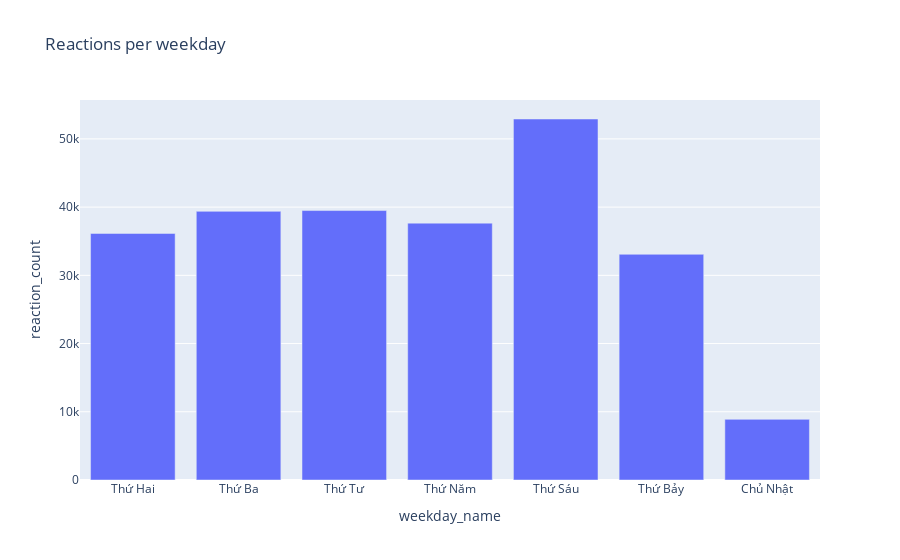

Notebook source saved alongside this figure:
### Code cell
df_wd = clean_df[['reaction_count', 'weekday']]
# Khi nhóm thì cột hour thành chỉ mục nên phải chuyển nó thành cột bằng reset_index()
df_wd= df_wd.groupby('weekday').sum().reset_index()
df_wd['weekday_name'] = df_wd['weekday'].apply(map_day_to_vietnamese)
fig = px.bar(df_wd, x='weekday_name', y='reaction_count', title='Reactions per weekday')
fig.show()

### Figure 1 — Plotly figure (JSON) as saved in the notebook; plotly's stock layout.template omitted (floating-point values rounded to 4 significant figures)
{"data": [{"alignmentgroup": "True", "hovertemplate": "weekday_name=%{x}<br>reaction_count=%{y}<extra></extra>", "legendgroup": "", "marker": {"color": "#636efa", "pattern": {"shape": ""}}, "name": "", "offsetgroup": "", "orientation": "v", "showlegend": false, "textposition": "auto", "type": "bar", "x": ["Thứ Hai", "Thứ Ba", "Thứ Tư", "Thứ Năm", "Thứ Sáu", "Thứ Bảy", "Chủ Nhật"], "xaxis": "x", "y": [36140, 39377, 39496, 37653, 52916, 33084, 8889], "yaxis": "y"}], "layout": {"barmode": "relative", "legend": {"tracegroupgap": 0}, "title": {"text": "Reactions per weekday"}, "xaxis": {"anchor": "y", "domain": [0, 1], "title": {"text": "weekday_name"}}, "yaxis": {"anchor": "x", "domain": [0, 1], "title": {"text": "reaction_count"}}}}
